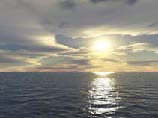
%> input picture ColorTransfer/ColorTransfer_by_Correlated/target.jpg, 158 x 118 px
$ octave plx.m   (GNU Octave 9; MATLAB toolbox functions it lacks are replaced by stand-ins)
%> lines starting %> are read from the running program, lines starting %| are printed output that depends on the picture
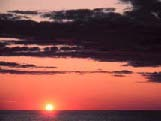
%> input picture ColorTransfer/ColorTransfer_by_Correlated/source.jpg, 161 x 121 px
### ColorTransfer/ColorTransfer_by_Correlated/cf_Xiao06.m
function est_im = cf_Xiao06(source,target)
%CF_XIAO computes Reinhard's image colour transfer
%
%   CF_XIAO(SOURCE,TARGET) returns the colour transfered source
%   image SOURCE according to the target image TARGET.
%

%   References:
%   Xiao, Xuezhong, and Lizhuang Ma. "Color transfer in correlated color
%   space." % In Proceedings of the 2006 ACM international conference on
%   Virtual reality continuum and its applications, pp. 305-309. ACM, 2006.

%   TODO: Swatch-based transfer is not implemented (but I think it is not
%   important) Anyone interested is welcome to contribute. :-)
%                                                           -- Han Gong

%   Copyright 2015 Han Gong <gong@fedoraproject.org>, University of East
%   Anglia.

rgb_s = reshape(im2double(source),[],3)';
rgb_t = reshape(im2double(target),[],3)';

% compute mean
mean_s = mean(rgb_s,2);
%> mean_s = [0.533; 0.523; 0.495]
mean_t = mean(rgb_t,2);
%> mean_t = [0.533; 0.297; 0.279]

% compute covariance
cov_s = cov(rgb_s');
%> cov_s = [0.0456 0.0411 0.0295; 0.0411 0.0375 0.0275; 0.0295 0.0275 0.0218]
cov_t = cov(rgb_t');
%> cov_t = [0.131 0.0694 0.048; 0.0694 0.0446 0.0327; 0.048 0.0327 0.0255]

% decompose covariances
[U_s,A_s,~] = svd(cov_s);
%> U_s = [-0.662 0.505 0.554; -0.603 0.0802 -0.793; -0.445 -0.86 0.252]; A_s = [0.103 0 0; 0 0.00193 0; 0 0 0.000117]
[U_t,A_t,~] = svd(cov_t);
%> U_t = [-0.82 0.56 0.116; -0.466 -0.536 -0.704; -0.332 -0.632 0.7]; A_t = [0.19 0 0; 0 0.0108 0; 0 0 0.000615]

rgbh_s = [rgb_s;ones(1,size(rgb_s,2))];

% compute transforms
% translations
T_t = eye(4); T_t(1:3,4) = mean_t;
T_s = eye(4); T_s(1:3,4) = -mean_s;
% rotations
R_t = blkdiag(U_t,1); R_s = blkdiag(inv(U_s),1);
%> after `R_t = blkdiag(U_t,1)`: R_t = [-0.82 0.56 0.116 0; -0.466 -0.536 -0.704 0; -0.332 -0.632 0.7 0; 0 0 0 1]
%> after `R_s = blkdiag(inv(U_s),1)`: R_s = [-0.662 -0.603 -0.445 0; 0.505 0.0802 -0.86 0; 0.554 -0.793 0.252 0; 0 0 0 1]
% scalings
% NOTE!
% I believe the author has a typo in his original paper
% The following is the original way to compute S_t, but
% the result does not seem correct
% S_t = diag([diag(A_t);1]);
% I added a 0.5 power to correct it.
S_t = diag([diag(A_t).^(0.5);1]);
%> S_t = [0.436 0 0 0; 0 0.104 0 0; 0 0 0.0248 0; 0 0 0 1]
S_s = diag([diag(A_s).^(-0.5);1]);
%> S_s = [3.12 0 0 0; 0 22.76 0 0; 0 0 92.55 0; 0 0 0 1]

rgbh_e = T_t*R_t*S_t*S_s*R_s*T_s*rgbh_s; % estimated RGBs
rgbh_e = bsxfun(@rdivide, rgbh_e, rgbh_e(4,:));
rgb_e = rgbh_e(1:3,:);

est_im = reshape(rgb_e',size(source));
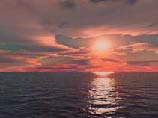
%> est_im: size 118x158x3 double; mean R, G, B 0.533, 0.297, 0.279; drawn with min black and max white

end

### ColorTransfer/ColorTransfer_by_Correlated/plx.m
% Demostration of Xiao's Image Colour Transfer

% Copyright 2015 Han Gong <gong@fedoraproject.org>, University of East
% Anglia.

% References:
% Xiao, Xuezhong, and Lizhuang Ma. "Color transfer in correlated color
% space." % In Proceedings of the 2006 ACM international conference on
% Virtual reality continuum and its applications, pp. 305-309. ACM, 2006.

I0 = im2double(imread('target.jpg'));
I1 = im2double(imread('source.jpg'));

IR = cf_Xiao06(I0,I1);

figure;
subplot(1,3,1); imshow(I0); title('Original Image'); axis off
subplot(1,3,2); imshow(I1); title('Target Palette'); axis off
subplot(1,3,3); imshow(IR); title('Result After Colour Transfer'); axis off
%> after `imshow(IR)`:
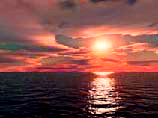
%> displayed picture: size 118x158x3, on the screen's scale of 0 to 255; mean R, G, B 130.2, 76.9, 71.4
